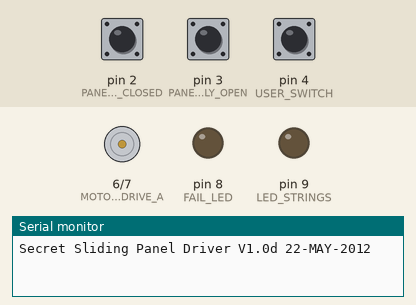
A sketch run on a simulated Arduino Uno, built with avr-gcc and run on an emulated ATmega328P. Shown: motor-driver pin pairs drawn as motors (green arrow = first pin HIGH = forward, orange = second pin HIGH = backward, longer = more drive, scaled by the enable pin), output pins drawn as LEDs (lit = HIGH), the last lines printed to the serial monitor. The inputs (shaded band) are chosen by the test bench; at power-on: pin 4 (USER_SWITCH) HIGH, pin 2 (PANEL_FULLY_CLOSED) HIGH, pin 3 (PANEL_FULLY_OPEN) HIGH.

Above: at 6.2 s.
6.3 s: pin 4 (USER_SWITCH) pulled LOW for 0.15 s
7.9 s: pin 2 (PANEL_FULLY_CLOSED) pulled LOW for 0.15 s
At 8.5 s:
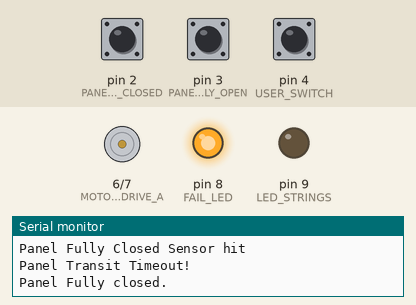
9.5 s: pin 4 (USER_SWITCH) pulled LOW for 1 s
At 12.0 s:
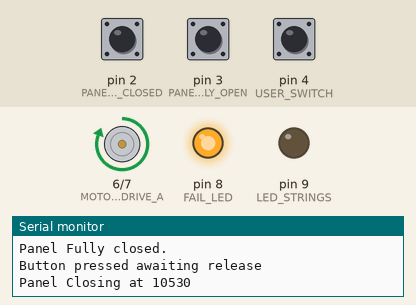
16.6 s: pin 4 (USER_SWITCH) pulled LOW for 3.2 s
22.2 s: pin 2 (PANEL_FULLY_CLOSED) pulled LOW for 1 s
At 22.9 s:
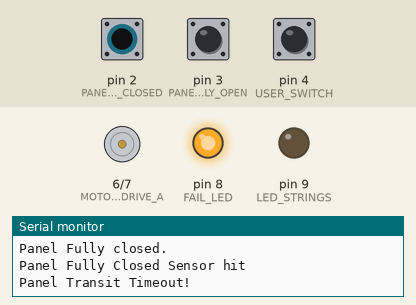
Timing chart, 0 to 25.2 s (numbered marks = the images above; inputs shaded):
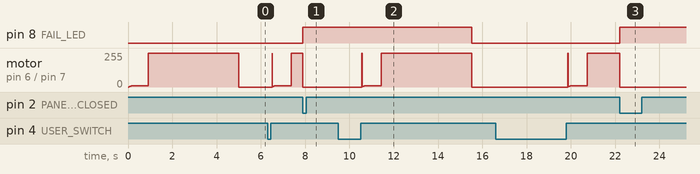

Measured:
- after the input at 7.9 s, pin 8 (FAIL_LED): LOW → HIGH at once; motor on pin 6 (MOTOR_DRIVE_A) / pin 7 (MOTOR_DRIVE_B): forward 255/255 → stopped at once
- after the input at 9.5 s, pin 8 (FAIL_LED): HIGH → LOW after 6.0 s; motor on pin 6 (MOTOR_DRIVE_A) / pin 7 (MOTOR_DRIVE_B): ramps from stopped to forward 255/255 and jumps back, once every 5.0 s
- after the input at 22.2 s, pin 8 (FAIL_LED): LOW → HIGH at once; motor on pin 6 (MOTOR_DRIVE_A) / pin 7 (MOTOR_DRIVE_B): forward 255/255 → stopped after 0.00 s instead of 2.6 s

The sketch:

SecretPanelDriver.ino
```cpp
/*
 Secret Panel Controller: Version 1.0d
 See notes about this software in the book
 Practical AVR Microcontrollers.
 */

#define VERSION_STRING "Secret Sliding Panel Driver V1.0d 22-MAY-2012"

// Constants for I/O lines
#define PANEL_FULLY_CLOSED 2
#define PANEL_FULLY_OPEN 3
#define MOTOR_ENABLE 5 // Set to HIGH to enable Motor dvr chip
#define MOTOR_DRIVE_A 6
#define MOTOR_DRIVE_B 7
#define USER_SWITCH 4
#define LED_STRINGS 9  // Use PWM capable pin for LEDs.
#define FAIL_LED 8 // LED that we put on if panel take too long

// Globals
const int LED_DELAY=5; // We use this to slow the LED fades as required

int limitSwStates[2];  // [0] Fully open limit sw [1] fully closed

const unsigned long MAX_PANEL_MOVE_TIME = 5000; // In milliseconds (ie seconds x 1000)


void setup()
{
  // Get the motor control into a known state
  pinMode(MOTOR_ENABLE,OUTPUT);
  pinMode(MOTOR_DRIVE_A,OUTPUT);
  pinMode(MOTOR_DRIVE_B,OUTPUT);
  motorOff(); // All stop.

  // Setup the input pins
  pinMode(PANEL_FULLY_CLOSED, INPUT); // These are the limit switch
  pinMode(PANEL_FULLY_OPEN, INPUT);   // inputs
  pinMode(USER_SWITCH,INPUT);

  // Enable pull ups on all the inputs
  digitalWrite(PANEL_FULLY_CLOSED,HIGH);
  digitalWrite(PANEL_FULLY_OPEN,HIGH);
  digitalWrite(USER_SWITCH,HIGH);

  // The LED control lines
  pinMode(LED_STRINGS,OUTPUT);
  pinMode(FAIL_LED,OUTPUT);
  setFailLedState(false);

  // The serial port
  Serial.begin(9600);
  Serial.println(VERSION_STRING);

  // Get the initial limit states.
  limitSwStates[0] = digitalRead(PANEL_FULLY_OPEN);
  limitSwStates[1] = digitalRead(PANEL_FULLY_CLOSED);

  // Pulse the LEDs up and down really fast, to show they work
  for (int q=0;q<=255;q++)
  {
    progressLedPwm(true);
  }
  for (int q=0;q<=255;q++)
  {
    progressLedPwm(false);
  }

  if (limitSwStates[1] != LOW)
  {
    // Reset the panel to closed positio if it's not already.
    boolean res = closePanel(0);
  }
}

void loop()
{
  /*
   Here inside the main loop we simply scan for a user switch press.
   when we find one, we look at the limit switched and:

   if Limit switch 1 (PANEL_FULLY_CLOSED) is active we assume the panel is closed
   and we open it.

   if Limit switch 2 is active (or neither limit switch is active)
   we assume the panel is open and we close it.

   */
  if (returnSwitchState() == true)
  {
    /*
    Somebody pressed and then released the user switch
    react according to the state of the sensors.
    */
    if (digitalRead(PANEL_FULLY_CLOSED) == LOW)
    {
      // The panel seems closed. Open it up.
      Serial.print("Panel Opening at ");
      Serial.println(millis());
      openPanel(millis()+10);
    }
    else
    {
      // The panel seems open or indeterminate. Close it (or try).
      Serial.print("Panel Closing at ");
      Serial.println(millis());
      closePanel(millis()+10);
    }
  }

  // Update the panel limit switch states
  updateLimitSwStates();
}


boolean closePanel(unsigned long ledFaderStart)
{
  /*
   Close panel. Set start time. Ramp up motor. Waits for
   fully closed limit switch hit, or a timeout - whichever
   is the sooner. No fault detect code in here to check for
   a mechnical problem during the panel transit: The H chip
   used (L293D) does not present any over current indications
   just shuts down, which will cause a timeout anyway.
   LED fading starts after ledFaderStart milliseconds.
   */
  unsigned long startTime;
  boolean allOkay = false;

  startTime = millis();
  rampPanelMotorUp(MOTOR_DRIVE_A);

  /*
   Now, wait for the panel to hit limit switch, or timout.
   while we wait , we fade out the leds.
   */

  do
  {
    if (millis() > ledFaderStart)
    {
      progressLedPwm(false); // This stops when it gets to zero.
    }
    updateLimitSwStates();
    if (limitSwStates[1]== LOW)
    {
      motorOff();
      allOkay = true; // flag that we succeeded.
      Serial.println("Panel Fully Closed Sensor hit");
      break; // Break out of the do-while loop. We're done
    }
    // Not there yet.
  }
  while ((millis() - startTime) < MAX_PANEL_MOVE_TIME);

  setLedStringsState(false);

  // We're there motor off
  motorOff();
  setFailLedState(allOkay); // Show fault LED to indic tmo.
}


boolean openPanel(unsigned long ledFaderStart)
{
  /*
   This function opens the panel. Sets a start time ramps the
   motor then waits for the limit switch to be hit,
   or a timeout to occur, whichever is the sooner.
   */
  unsigned long startTime;
  boolean allOkay = false;

  startTime = millis();
  rampPanelMotorUp(MOTOR_DRIVE_B);
  /*
   Now, motor running, wait for the panel for timeout or
   limit switch to be hit Fade UP LEDS while we wait.
   */
  do
  {
    if (millis() > ledFaderStart)
    {
      progressLedPwm(true); // This stops when it gets to zero.
    }
    delay(1);
    updateLimitSwStates();
    if (limitSwStates[0]== LOW)
    {
      motorOff();
      Serial.println("Panel Fully Open Sensor hit");
      allOkay = true; // flag all okay.
      break; // Break out do-while. We're done
    }
    // Not there yet.
  }
  while ((millis() - startTime) < MAX_PANEL_MOVE_TIME);

  // One way or another we're there - ensure motor off
  setLedStringsState(true);
  motorOff();
  setFailLedState(allOkay);
}


void rampPanelMotorUp(int pwmLead)
{
  /*
This function ramps up the power to the panel drive motor using PWM.
   This helps to reduce the surge current into the motor and this offest
   power supply issues. See book text for troubleshooting tips in this
   area.

   */

  setMotorControls(pwmLead); // Set the motor polarity

  // Now, ramp up the PWM slowly at first and the faster
  for (int lp=0;lp <= 255;lp++)
  {
    if (lp<=10) // Increase this number (max 30) to offset surge problems.
    {
      delay(15);
    }
    else
    {
      delay(3);
    }
    analogWrite(pwmLead,lp);
  }
}


void motorOff()
{
  /*
   This function just shuts the motor off
   */
  analogWrite(MOTOR_DRIVE_A,0);
  analogWrite(MOTOR_DRIVE_B,0);
  digitalWrite(MOTOR_ENABLE, LOW); // Turn off the motor dvr chip
}


void progressLedPwm(boolean fadingUp)
{
  /*
   This function progresses the LED fading. The fadingUp boolean
   indicates which direction the fade is going. If the limit has
   been reached (fade down has reached zero, or fade up has
   got to 255) then nothing happens.

   In order to make sure that fading is pretty and doesn't happen
   too fast we use a ledDelayCtr. This effectively counts how many
   time this function is called and only does a fade step every
   LED_DELAY calls.
   */
  static int ledsPwmVal = 0;
  static int ledDelayCtr =0;

  if (ledDelayCtr <=0) // Does the call-counter need recharging?
  {
    ledDelayCtr = LED_DELAY; // Yes it does
  }
  if (--ledDelayCtr !=0) //Are we going to do something this time?
  {
    return; // No - go back.
  }
  // Okay, we're going to do a fade step. Decide if UP or DOWN.
  if (fadingUp == true)
  {
    if (ledsPwmVal < 255)
    {
      analogWrite(LED_STRINGS,++ledsPwmVal); // Increment & write
    }
  }
  else
  {
    if (ledsPwmVal > 0)
    {
      analogWrite(LED_STRINGS,--ledsPwmVal); //Decrement & write
    }
  }
}


void setFailLedState(boolean theState)
{
  if(theState == true)
  {
    digitalWrite(FAIL_LED,HIGH); // Show fault light.
    Serial.println("Panel Transit Timeout!");
  }
  else
  {
    digitalWrite(FAIL_LED,LOW); // Ensure no fault light.
  }
}

void setLedStringsState(boolean allOn)
{
  if (allOn == true)
  {
    analogWrite(LED_STRINGS,255);
  }
  else
  {
    analogWrite(LED_STRINGS,0);
  }
}


boolean returnSwitchState()
{
  /*
   A function to process the user button and return its state.
   Needs to be called often to be responsive to user input.
   */
  if (digitalRead(USER_SWITCH) == LOW)
  {
    Serial.println("Button pressed awaiting release");
  }
  else
  {
    // No button press just go back
    return(false);
  }

  /*
   If we're still here then we need to wait for button release.
   else a user could hold the button down and make the
   panel cycle back and forth which it is not meant to do!
   This way, we force a press & release before we visibly react.
   */
  do
  {
    delay(10);
  }
  while (digitalRead(USER_SWITCH) == LOW) ;
  // Hey, hey! They released it. Do a debounce delay and get out.
  delay(30);
  return(true);

}

void   updateLimitSwStates()
{
  // This function updates the limit switch array states from the hardware

  // Have these changed since last time?
  if (digitalRead(PANEL_FULLY_OPEN) != limitSwStates[0])
  {
    limitSwStates[0] = digitalRead(PANEL_FULLY_OPEN);
    Serial.println("Panel Fully Open.");
  }

  if (digitalRead(PANEL_FULLY_CLOSED) != limitSwStates[1])
  {
    limitSwStates[1] = digitalRead(PANEL_FULLY_CLOSED);
    Serial.println("Panel Fully closed.");
  }
}


void setMotorControls(int pwmLead)
{
  /*
   A function that sets up the three control lines to the L293D motor
   controller. See book text for explanation of these. the pwmLead argument
   indicates which lead (Arduino pin number) is to be positive.
   */
  digitalWrite(MOTOR_ENABLE, LOW); // Disable the motor dvr chip
  // Set the motor lead that we are NOT going to PWM to low.
  if (pwmLead == MOTOR_DRIVE_A)
  {
    digitalWrite(MOTOR_DRIVE_B,LOW);
  }
  else
  {
    digitalWrite(MOTOR_DRIVE_A,LOW);
  }
  digitalWrite(MOTOR_ENABLE, HIGH); // Enable the motor dvr chip
}
```
